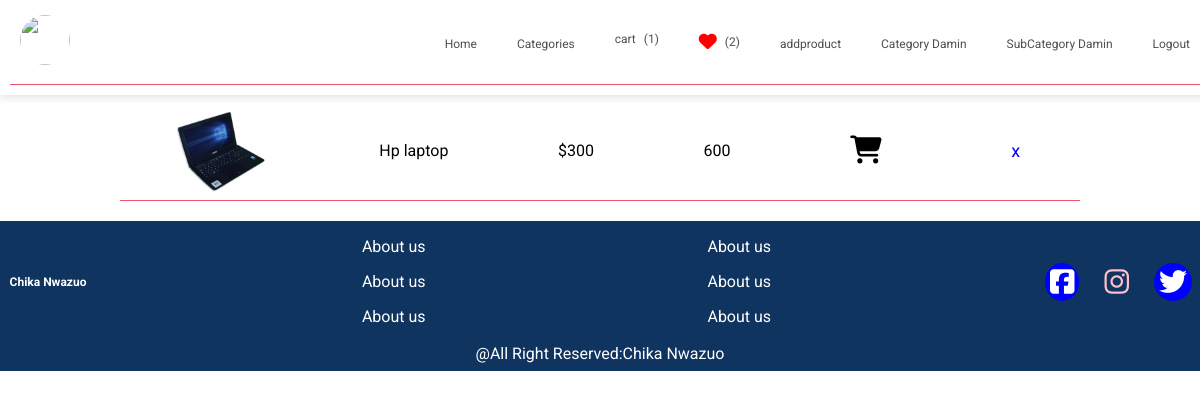
Page /mycart/ (signed in) on the committed database.
### adminapp/models.py (models this page shows, shortened)
class Cart(models.Model):
      product_id=models.ForeignKey(Product,related_name='product',on_delete=models.CASCADE)
      tottalprice=models.PositiveIntegerField()
      qty=models.IntegerField(default=1)
      users=models.ForeignKey(User,related_name='users', on_delete=models.CASCADE)

class Product(models.Model):
      name=models.CharField(max_length=255)
      price=models.PositiveIntegerField()
      category=models.ForeignKey(Subcategory,related_name='category',on_delete=models.CASCADE)
      keywords=models.TextField()
      description=models.TextField()
      image=models.ImageField(upload_to='image')
      views=models.IntegerField(default=0)

### commapp/views.py (the view)
# urls.py: path('mycart/',views.mycart.as_view(),name="mycart"),
class mycart(View):
    def get(self,request):
        if request.user.is_authenticated:
            mycart=Cart.objects.filter(users=request.user)
            context={'mycart':mycart}
            return render(request,'pages/mycart.html',context)
        else:
            return redirect('addminapp:login')

### commapp/context_processors.py (called while the page is built)
def category(request):
	category=Category.objects.all()
	categorytopbar=Category.objects.filter(categories__isnull=False).distinct()
	subcategory=Subcategory.objects.all()
	if request.user.is_authenticated:
		getwishlist=Wishlist.objects.filter(user=request.user).count()
		countcart=Cart.objects.filter(users=request.user).count()
	else:
		getwishlist=0
		countcart=0
	return{'category':category,'subcategory':subcategory,'categorytopbar':categorytopbar,'getwishlist':getwishlist,'countcart':countcart}

### commapp/templates/pages/mycart.html (shortened to what this page needs)
{% extends 'layout/based.html' %}
{% block content %}
<div class="mywishlistpage">
	<div class="wishlistitems">
		{% for cart in mycart %}
			<div class="wishlistdata">
				<img src="{{cart.product_id.image.url}}" alt="">
				<h1>{{cart.product_id.name}}</h1>
				<h1>${{cart.product_id.price}}</h1>
				<h1>{{cart.tottalprice}}</h1>
				<a href=""><i class="fa fa-shopping-cart" style="font-size:28px;color:black"></i></a>
				<a href="{% url 'commapp:deletecart' cart.id %}" class="removewishlist">x</a>
			</div>
		{% endfor %}
	</div>
</div>
{% endblock  %}

### commapp/static/css/navbar.css (style rules this page uses)
* { padding: 0; margin: 0; }
body { font-family: 'Roboto', sans-serif; }
:root { --primary-color:#EB556E; --font-family: 'Roboto', sans-serif; }
a { text-decoration: none; font-family: var(--font-family); }

### commapp/static/css/forms.css (style rules this page uses)
:root { --primary-color: #EB556E; --font-family: 'Roboto', sans-serif; }
::placeholder { color: #ccc; }

### commapp/static/css/product.css (style rules this page uses)
:root { --primary-color: #EB556E; --font-family: 'Roboto', sans-serif; }
.mywishlistpage { max-width: 80vw; margin: 20px auto; }
.wishlistitems { display: flex; justify-content: space-around; flex-direction: column; }
.wishlistdata { display: flex; align-items: center; justify-content: space-around; gap: 10px; border-bottom: 1px solid var(--primary-color); }
.wishlistdata>img { width: 100px; }
.wishlistdata>h1 { font-size: 16px; font-weight: normal; font-family: var(--font-family); }
.wishlistdata>a { font-size: 18px; padding: 10px; border-radius: 100%; }

### rows in the picture
Cart: product_id.image (picture), product_id.name "Hp laptop", product_id.price "300", tottalprice "600"

### other values in the picture
{{ countcart }} "1"
{{ getwishlist }} "2"
